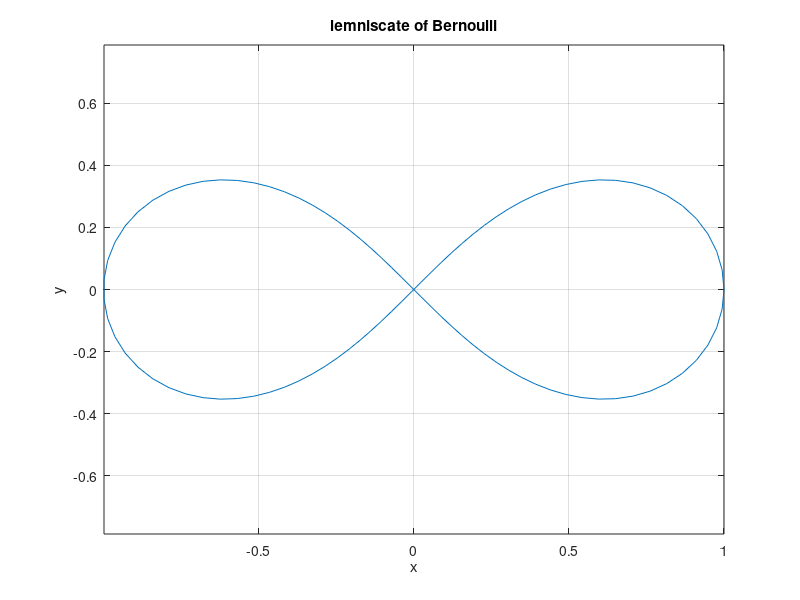

Write the MATLAB code that produced this figure.
% 2d curve
% lemniscate of Bernoulli
t = linspace(0,2*pi,100);
plot(cos(t)./(1+sin(t).^2),sin(t).*cos(t)./(1+sin(t).^2))
grid on
axis equal
xlabel('x')
ylabel('y')
title('lemniscate of Bernoulli')
